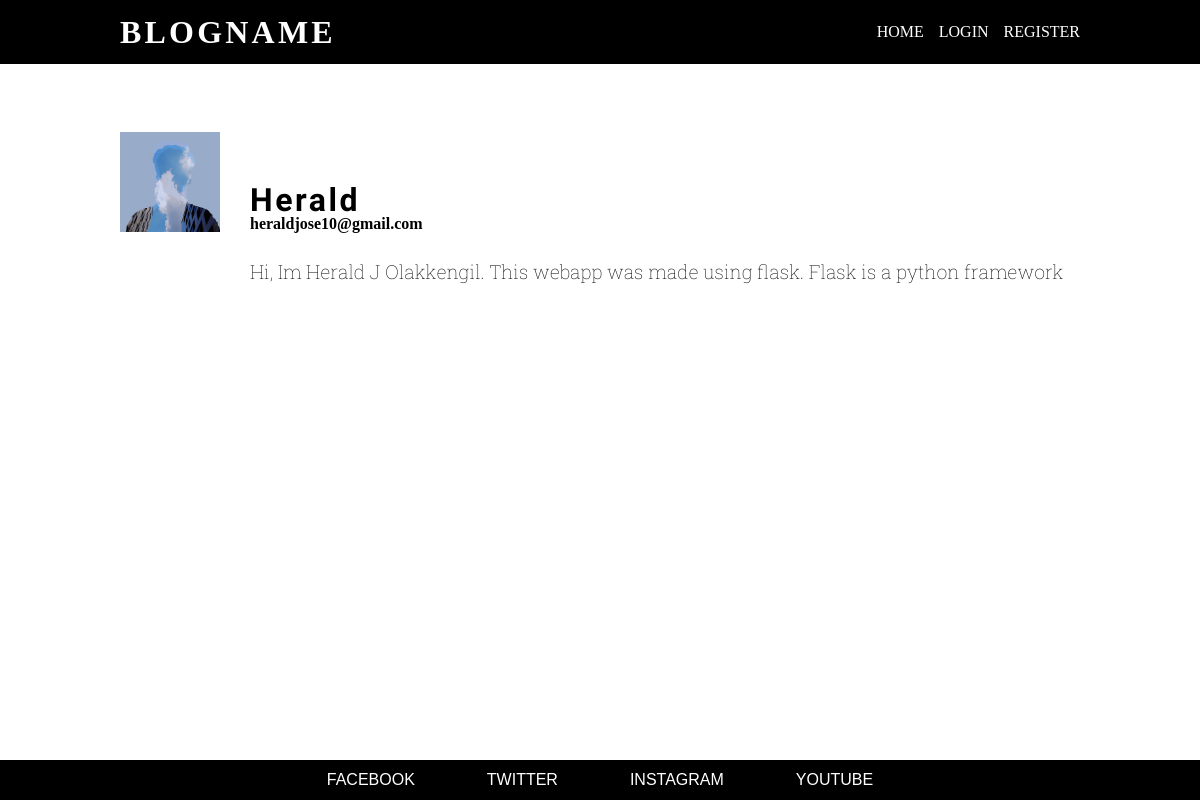
Page /profile/1/ on the committed database.
### blogApp/models.py (models this page shows, shortened)
class Authors(db.Model, UserMixin):
    id = db.Column(db.Integer, primary_key=True)
    name = db.Column(db.String(50), nullable=False)
    email = db.Column(db.String(50), unique=True, nullable=False)
    about = db.Column(db.Text)
    image_file = db.Column(db.String(20), nullable = False, default = 'double1.jpg')
    password = db.Column(db.String(60), nullable=False)
    blogs = db.relationship('Blogs', backref='author', lazy=True)

### blogApp/routes.py (the view)
@app.route('/profile/<int:authorid>/', methods = ['GET'])
def profile(authorid):
    author = Authors.query.get_or_404(authorid)
    return render_template('author.html', author = author, title = 'Profile-'+author.name)

### blogApp/templates/author.html
{% extends 'base.html' %}
{% block styles %}
    <link rel="stylesheet" href="{{ url_for('static', filename = 'css/author_page.css') }}">
{% endblock styles %}
{% block main %}
    <main>
        <div class="profile-card">
            <div class="profile-headers">
                <div class="profile-pic">
                    <img src="{{ url_for('static', filename = 'assets/profile_pics/{}'.format(author.image_file)) }}" alt="profile-picture">
                </div>
                <div class="header-set-1">
                    <h1>{{ author.name }}</h1>
                <h2>{{ author.email }}</h2>
                </div>
            </div>
            <div class="profile-edit">
                {% if current_user.is_authenticated and current_user==author %}
                    <div>
                        <a href = "{{ url_for('edit_profile', authorid = author.id) }}" class="edit-about">edit</a>
                    </div>
                    {% if author.about %}
                        <p>{{ author.about|safe }}</p>
                    {% else %}
                        <p style="color: grey;">Click edit button to add profile picture and info about you</p>
                    {% endif %}
                {% else %}
                    {% if author.about %}
                        <p class="left-130px">{{ author.about }}</p>
                    {% endif %}
                {% endif %}
            </div>
        </div>
    </main>
{% endblock main %}

### blogApp/static/css/author_page.css (style rules this page uses)
main { width: 80vw; height: 70vh; max-width: 1440px; display: flex; }
.profile-card { display: flex; flex-direction: column; }
.profile-headers { display: flex; align-items: flex-end; }
.profile-pic { height: 100px; width: 100px; margin-right: 30px; }
.profile-card img { height: 100px; width: 100px; object-fit: cover; }
.header-set-1 h1 { margin-top: 20px; font-family: 'Fjalla One'; letter-spacing: .08em; font-size: xx-large; }
.profile-edit { display: flex; }
.profile-edit p { max-width: 900px; margin-top: 30px; font-size: larger; font-family: 'Roboto Slab', serif; font-weight: 100; }
.left-130px { margin-left: 130px; }

### blogApp/static/css/footer.css (style rules this page uses)
html { height: 100%; }
body { display: flex; flex-direction: column; min-height: 100%; justify-content: space-between; align-items: center; }

### rows in the picture
Authors: image_file (picture), name "Herald", email "heraldjose10@gmail.com", about "Hi, Im Herald J Olakkengil. This webapp was made using flask. Flask is a python framework"
